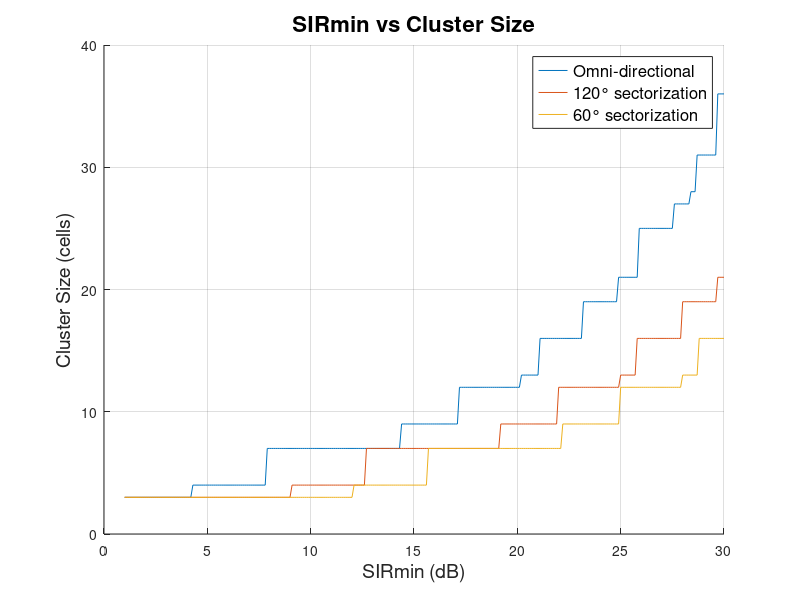
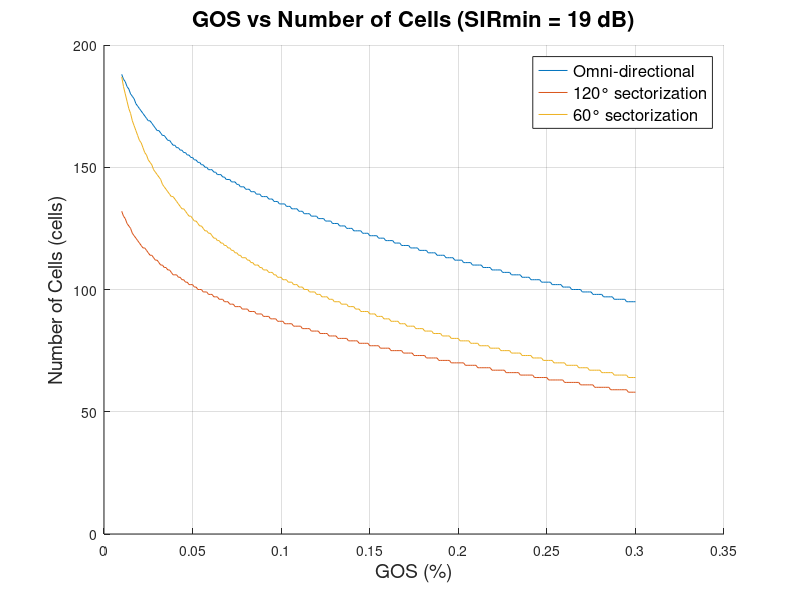
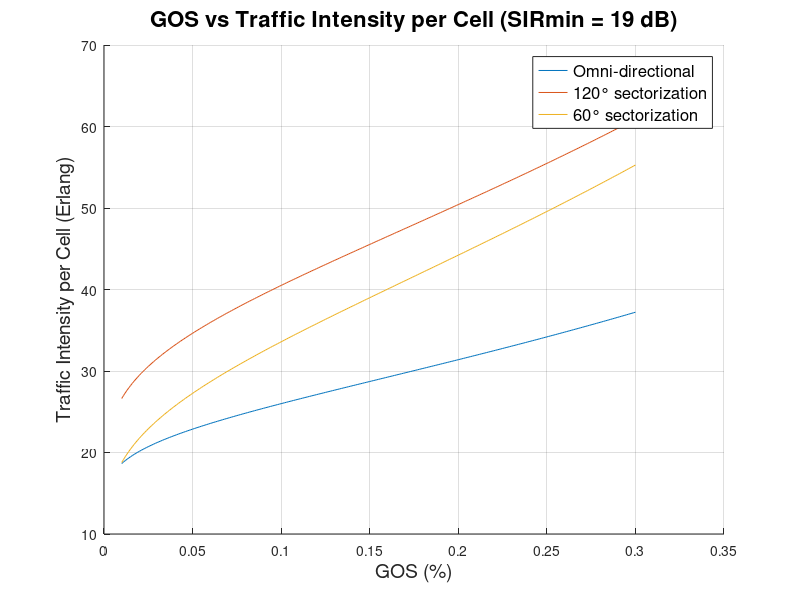
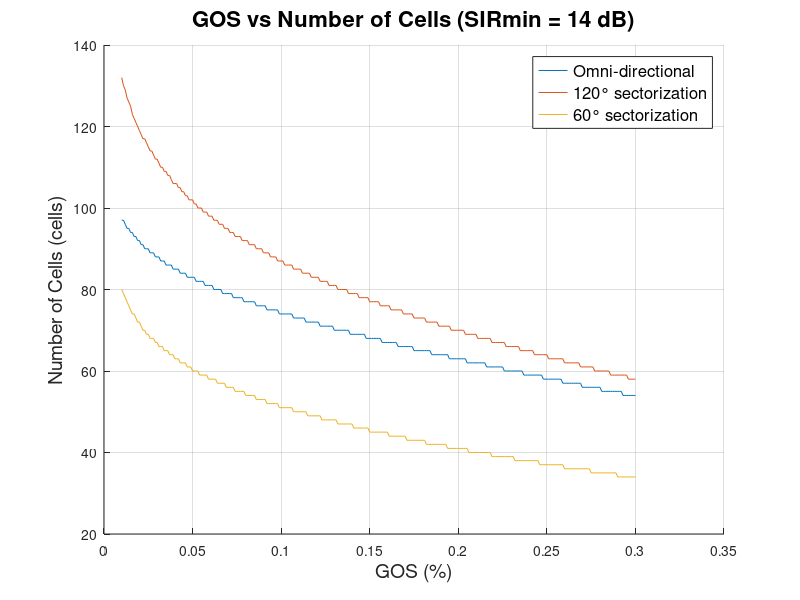

These figures' MATLAB source, in order:
%%%%%%%%%%%%%%%%%%%%%%%%%%%% Part A %%%%%%%%%%%%%%%%%%%%%%%%%%%%%%%%%%
close all;
clear;
clc;
pkg load communications;
%%%%%%%%%%%%%%%%%%%% Inverse Erlang function %%%%%%%%%%%%%%%%%%%%%%%%%%

function A = inverlangb(c, gos)
    fun = @(A) gos - (A^c/factorial(c)) / sum(A.^((0:c))./factorial(0:c));
    A = fzero(fun, [0, 1000]);
end

%%%%%%%%%%%%%%%%%%%%%%%%% Hata function %%%%%%%%%%%%%%%%%%%%%%%%%%%%%%%

function L = Hata(f,hm,hb,d)
    CH = 0.8 + (1.1 * log10(f) - 0.7) * hm - 1.5 * log10(f);
    L = 69.55 + 26.16 * log10(f) - 13.82 * log10(hb) ...
     - CH + (44.9 - 6.55 * log10(hb)) * log10(d);
end

%%%%%%%%%%%%%%%%%%%%%%% Valid N function %%%%%%%%%%%%%%%%%%%%%%%%%%%%%

function N = valid_N(n)
    limit = 100; % limit of i & k
    i = 0:limit;
    valid = [];
    for k = 0:limit
        valid = [valid (i.^2 + k^2 + i.*k)];
    end
    valid = unique(sort(valid));
    while ~(ismember(n,valid))
        n = n + 1;
        if n > 30000
            print ('N is too large');
            break;
        end
    end
    N = n;
end

%%%%%%%%%%%%%%%%%%%%% Cluster Size function %%%%%%%%%%%%%%%%%%%%%%%%%%

function N = cluster_size(S, interference, SIR_dB, n)
    SIR = 10^(SIR_dB/10);
    N = ceil((1/3)*((interference*SIR)^(1/n) + 1)^2);
    N = valid_N(N);
end

%%%%%%%%%%%%%%%%%%%%%%%%% Acell function %%%%%%%%%%%%%%%%%%%%%%%%%%%%%

function [Acell, Asector] = traffic_intensity(S, N, sectors, GOS)
    K = floor(S / (N * sectors)); % number of channels per cell
    Asector = inverlangb(K, GOS);
    Acell = Asector * sectors;
end

%%%%%%%%%%%%%%%%%%%%%%% No. of Cells function %%%%%%%%%%%%%%%%%%%%%%%%

function Cells = no_of_cells(Area, User_Den, Acell, Au)
    Users_Per_cell = Acell / Au; % number of users per cell
    Total_Users = User_Den * Area; % total number of users
    Cells = ceil(Total_Users / Users_Per_cell); % total number of cells
end

%%%%%%%%%%%%%%%%%%%%%%%%%  %%%%%%%%%%%%%%%%%%%%%%%%%%%%

function R = radius(Area, Cells)
    Area_Per_cell = Area / Cells;
    R = sqrt(Area_Per_cell / (3 * sqrt(3) / 2));
end

%%%%%%%%%%%%%%%%%%%%%%%%%%% Initialization %%%%%%%%%%%%%%%%%%%%%%%%%%%


S = 340;  % Total number of channels : S= N*K
freq = 900; % Frequency in MHz
sensitivity = -95; % in db
Au = 0.025; % in erlangs
n = 4; % path loss exponent
h_BS = 20; % Base Station height
h_MS = 1.5; % Mobile Station height
Area = 100;

%%%%%%%%%%%%%%%%%%%%%%%%%%%%% Part B %%%%%%%%%%%%%%%%%%%%%%%%%%%%%%%%%%

s_sweep = [1, 3, 6];    % sectorization sweep
i_sweep = [6, 2, 1];    % interference sweep

%%% 1) SIR Sweep

sir_sweep = 1:0.1:30;
N_sweep = [];
figure(2);
for j=1:3
    for i=1:length(sir_sweep)
        N_sweep(i) = cluster_size(S, i_sweep(j), sir_sweep(i), n);
    end
    hold on;
    plot(sir_sweep, N_sweep);
    xlabel('SIRmin (dB)', 'FontSize', 14);
    ylabel('Cluster Size (cells)', 'FontSize', 14);
    if j == 3
        legend('Omni-directional', '120° sectorization', '60° sectorization', 'FontSize', 12);
    end
    title('SIRmin vs Cluster Size', 'FontSize', 16);
    grid on;
end

%%%  2) 𝑆𝐼𝑅𝑚𝑖𝑛 = 19𝑑𝐵 & user density = 1400 𝑢𝑠𝑒𝑟𝑠/𝑘𝑚2


% Plot the number of cells & traffic intensity per cell versus GOS (1% to 30%).

gos_sweep = 1:0.1:30;
gos_sweep = gos_sweep / 100;
cells_sweep = [];
Acell_sweep = [];
Asector_sweep = [];
User_Den = 1400;

for j=1:3
    N = cluster_size(S, i_sweep(j), 19, n);
    for i=1:length(gos_sweep)
        [Acell_sweep(i), Asector_sweep(i)] = traffic_intensity(S, N, s_sweep(j), gos_sweep(i));
        cells_sweep(i) = no_of_cells(Area, User_Den, Acell_sweep(i), Au);
    end

    figure(3);
    hold on;
    plot(gos_sweep, cells_sweep);
    xlabel('GOS (%)', 'FontSize', 14);
    ylabel('Number of Cells (cells)', 'FontSize', 14);
    if j == 3
        legend('Omni-directional', '120° sectorization', '60° sectorization', 'FontSize', 12);
    end
    title('GOS vs Number of Cells (SIRmin = 19 dB)', 'FontSize', 16);
    grid on;

    figure(4);
    hold on;
    plot(gos_sweep, Acell_sweep);
    xlabel('GOS (%)', 'FontSize', 14);
    ylabel('Traffic Intensity per Cell (Erlang)', 'FontSize', 14);
    if j == 3
        legend('Omni-directional', '120° sectorization', '60° sectorization', 'FontSize', 12);
    end
    title('GOS vs Traffic Intensity per Cell (SIRmin = 19 dB)', 'FontSize', 16);
    grid on;

end


% 3) At 𝑆𝐼𝑅𝑚𝑖𝑛 = 14𝑑𝐵 & user density= 1400 𝑢𝑠𝑒𝑟𝑠/𝑘𝑚2

gos_sweep = 1:0.1:30;
gos_sweep = gos_sweep / 100;
cells_sweep = [];
Acell_sweep = [];
Asector_sweep = [];
User_Den = 1400;

for j=1:3
    N = cluster_size(S, i_sweep(j), 14, n);
    for i=1:length(gos_sweep)
        [Acell_sweep(i), Asector_sweep(i)] = traffic_intensity(S, N, s_sweep(j), gos_sweep(i));
        cells_sweep(i) = no_of_cells(Area, User_Den, Acell_sweep(i), Au);
    end

    figure(5);
    hold on;
    plot(gos_sweep, cells_sweep);
    if j == 3
        legend('Omni-directional', '120° sectorization', '60° sectorization', 'FontSize', 12);
    end
    xlabel('GOS (%)', 'FontSize', 14);
    ylabel('Number of Cells (cells)', 'FontSize', 14);
    title('GOS vs Number of Cells (SIRmin = 14 dB)', 'FontSize', 16);
    grid on;

    figure(6);
    hold on;
    plot(gos_sweep, Acell_sweep);
    if j == 3
        legend('Omni-directional', '120° sectorization', '60° sectorization', 'FontSize', 12);
    end
    xlabel('GOS (%)', 'FontSize', 14);
    ylabel('Traffic Intensity per Cell (Erlang)', 'FontSize', 14);
    title('GOS vs Traffic Intensity per Cell (SIRmin = 14 dB)', 'FontSize', 16);
    grid on;
end

% 4) At 𝑆𝐼𝑅𝑚𝑖𝑛 = 14𝑑𝐵 & GOS= 2%

User_Den_sweep = 100:100:2000;
GOS = 2/100;
cells_sweep = [];
Acell_sweep = [];
Asector_sweep = [];
radius_sweep = [];


for j=1:3
    N = cluster_size(S, i_sweep(j), 14, n);
    for i=1:length(User_Den_sweep)
        [Acell_sweep(i), Asector_sweep(i)] = traffic_intensity(S, N, s_sweep(j), GOS);
        cells_sweep(i) = no_of_cells(Area, User_Den_sweep(i), Acell_sweep(i), Au);
        radius_sweep(i) = radius(Area, cells_sweep(i));
    end

    figure(7);
    hold on;
    plot(User_Den_sweep, cells_sweep);
    if j == 3
        legend('Omni-directional', '120° sectorization', '60° sectorization', 'FontSize', 12);
    end
    xlabel('User Density (users/km^2)', 'FontSize', 14);
    ylabel('Number of Cells (cells)', 'FontSize', 14);
    title('User Density vs Number of Cells (SIRmin = 14 dB)', 'FontSize', 16);
    grid on;

    figure(8);
    hold on;
    plot(User_Den_sweep, radius_sweep);
    if j == 3
        legend('Omni-directional', '120° sectorization', '60° sectorization', 'FontSize', 12);
    end
    xlabel('User Density (users/km^2)', 'FontSize', 14);
    ylabel('Cell Radius (km)', 'FontSize', 14);
    title('User Density vs Cell Radius (SIRmin = 14 dB)', 'FontSize', 16);
    grid on;
end

% 5) At 𝑆𝐼𝑅𝑚𝑖𝑛 = 19𝑑𝐵 & GOS= 2%

User_Den_sweep = 100:100:2000;
GOS = 2/100;
cells_sweep = [];
Acell_sweep = [];
Asector_sweep = [];
radius_sweep = [];


for j=1:3
    N = cluster_size(S, i_sweep(j), 19, n);
    for i=1:length(User_Den_sweep)
        [Acell_sweep(i), Asector_sweep(i)] = traffic_intensity(S, N, s_sweep(j), GOS);
        cells_sweep(i) = no_of_cells(Area, User_Den_sweep(i), Acell_sweep(i), Au);
        radius_sweep(i) = radius(Area, cells_sweep(i));
    end

    figure(9);
    hold on;
    plot(User_Den_sweep, cells_sweep);
    if j == 3
        legend('Omni-directional', '120° sectorization', '60° sectorization', 'FontSize', 12);
    end
    xlabel('User Density (users/km^2)', 'FontSize', 14);
    ylabel('Number of Cells (cells)', 'FontSize', 14);
    title('User Density vs Number of Cells (SIRmin = 19 dB)', 'FontSize', 16);
    grid on;

    figure(10);
    hold on;
    plot(User_Den_sweep, radius_sweep);
    if j == 3
        legend('Omni-directional', '120° sectorization', '60° sectorization', 'FontSize', 12);
    end
    xlabel('User Density (users/km^2)', 'FontSize', 14);
    ylabel('Cell Radius (km)', 'FontSize', 14);
    title('User Density vs Cell Radius (SIRmin = 19 dB)', 'FontSize', 16);
    grid on;
end
